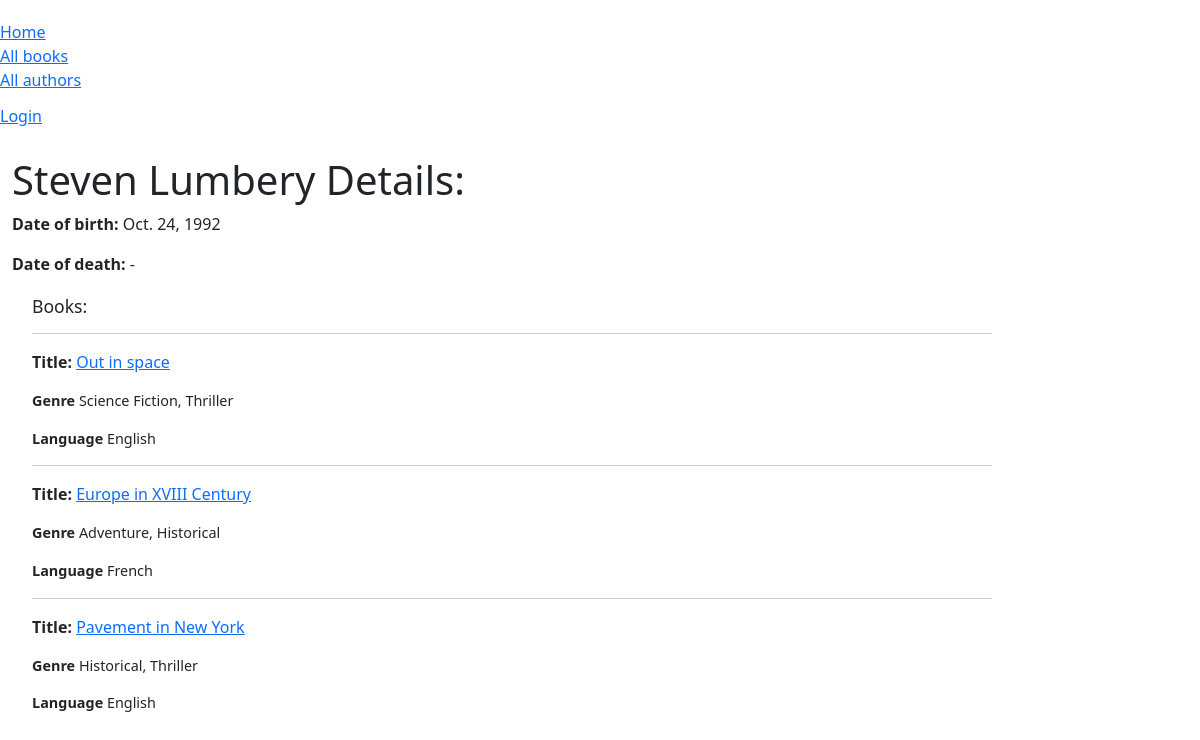
/catalog/author/2, run on the app's committed database.
### catalog/models.py (models this page shows, shortened)
class Author(models.Model):
    first_name = models.CharField(max_length=100)
    last_name = models.CharField(max_length=100)
    date_of_birth = models.DateField(null=True, blank=True)
    date_of_death = models.DateField('died', null=True, blank=True)
    class Meta:
        ordering = ['last_name', 'first_name']

class Book(models.Model):
    title = models.CharField(max_length=200)
    author = models.ForeignKey('Author', on_delete=models.SET_NULL, null=True)
    summary = models.TextField(max_length=1000,
        help_text='Enter a brief description of the book')
    isbn = models.CharField('ISBN', max_length=13, unique=True, default=getRandomISBN,
        help_text='13 Character <a href="https://www.isbn-international.org/content/what-isbn">ISBN number</a>')
    genre = models.ManyToManyField(Genre, help_text='Select genre for this book.')
    language = models.ForeignKey('Language', on_delete=models.SET_NULL, null=True, help_text='Enter the Language for the book.')
    def get_absolute_url(self):
        return reverse('book-detail', args=[str(self.id)])
    def display_genre(self):
        """Create string for the Genre data. To display it in admin page."""
        return ', '.join(genre.name for genre in self.genre.all()[:3])
    display_genre.short_description = 'Genre'

class Genre(models.Model):
    name = models.CharField(max_length=200,
        help_text='Enter a book genre (e.g. Science Fiction)')
    def __str__(self):
        return self.name

class Language(models.Model):
    name = models.CharField(max_length=200,
        help_text='Enter the book language (e.g. English)')
    def __str__(self):
        return self.name

### catalog/views.py (the view)
# urls.py: path('author/<int:pk>', views.AuthorDetailView.as_view(), name='author-detail'),
class AuthorDetailView(generic.DetailView):
    model = Author
    paginate_by = 10

### catalog/templates/catalog/author_detail.html (shortened to what this page needs)
{% extends "base_generic.html" %}
{% block content %}
    <h1>{{author.first_name}} {{author.last_name}} Details:</h1>
    {% if author.date_of_birth %}
        <p>
            <strong>Date of birth:</strong>
            {{ author.date_of_birth }}
        </p>
            {% if author.date_of_death %}
                <p>
                    <strong>Date of death:</strong>
                    {{ author.date_of_death }}
                </p>
            {% else %}
                <p>
                    <strong>Date of death:</strong>
                    -
                </p>
            {% endif %}
    {% endif %}
    <div style="margin: 20px 0 0 20px">
        <h4>Books:</h4>
        {% if author.book_set.all.0 %}
            {% for book in author.book_set.all %}
                <hr>
                <p>
                    <strong>Title:</strong>
                    <a href="{{ book.get_absolute_url }}">{{ book.title }}</a>
                </p>
                <p class="small-text">
                    <strong>Genre</strong>
                    {{ book.genre.all|join:", "}}
                </p>
                <p class="small-text">
                    <strong>Language</strong>
                    {{ book.language }}
                </p>
            {% endfor %}
        {% else %}
            <p>This author doesn't have any books assigned.</p>
        {% endif %}
    </div>
{% endblock %}

### catalog/static/css/style.css (style rules this page uses)
.small-text { font-size: 0.9rem; }
h4 { font-size: 1.1rem; }

### data on the page
Author: first_name "Steven", last_name "Lumbery", date_of_birth "Oct. 24, 1992"
Book: title "Out in space", genre.all "Science Fiction, Thriller", language "English"
Book: title "Europe in XVIII Century", genre.all "Adventure, Historical", language "French"
Book: title "Pavement in New York", genre.all "Historical, Thriller", language "English"
